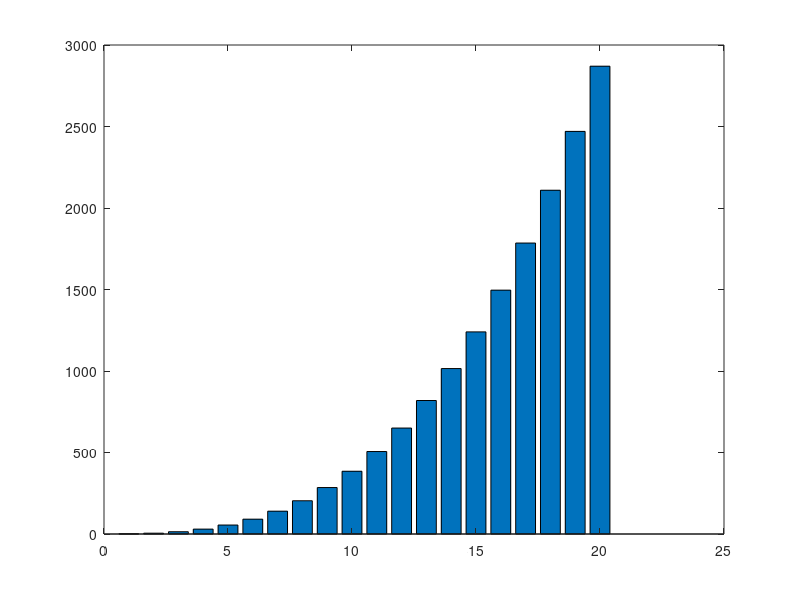

The MATLAB source for this figure: (Note: this script raises an error after producing the figure.)
V = 1:2:1000;
S = sum(V.^2);
f = @(N) sum((1:N).^2);
M =  1:20;
y = arrayfun(f,M);
b = bar(y);
b.FaceColor = "yellow";
b.EdgeColor = "red";
set(gca, 'YScale', 'log')